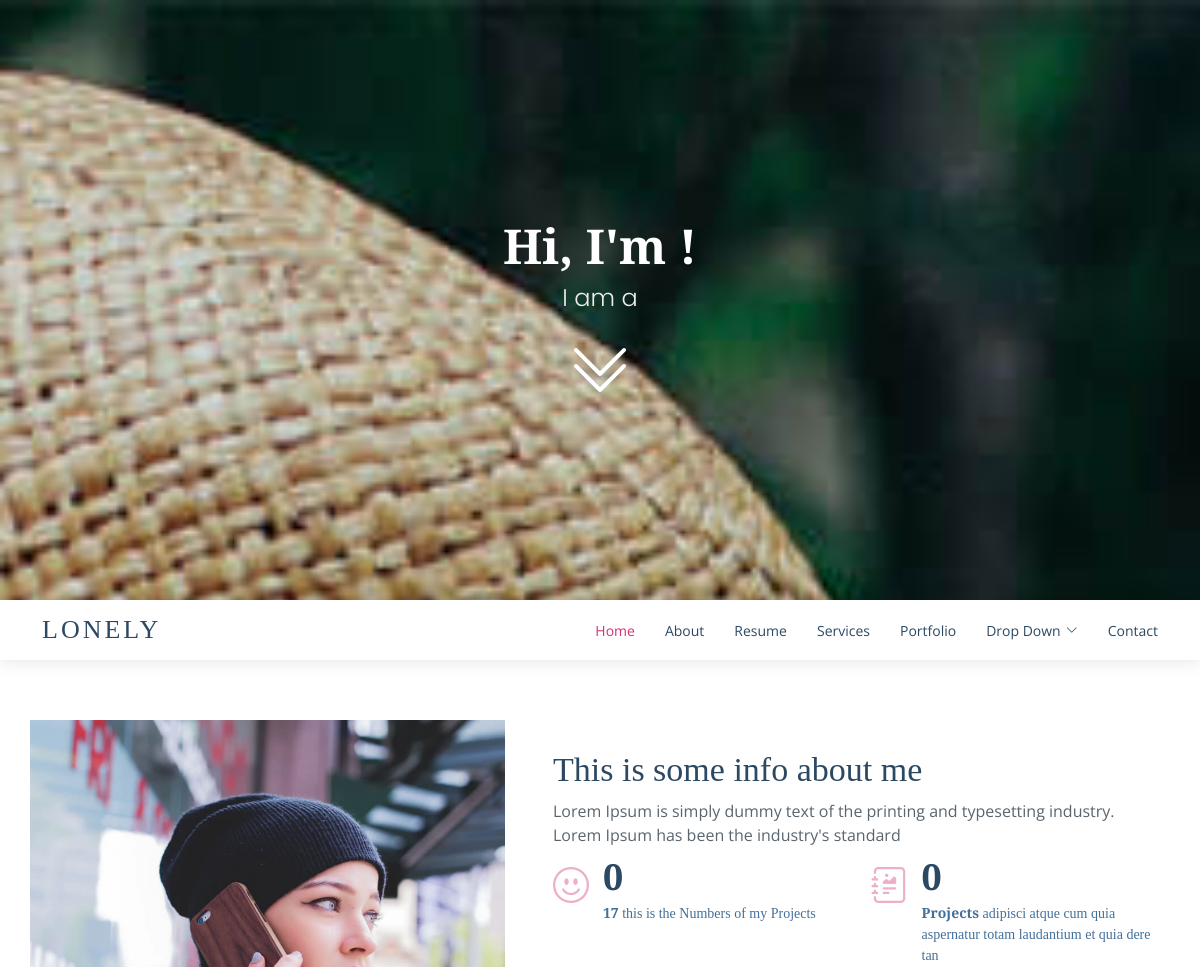
/ (upper part), run on an earlier commit of the app's database.
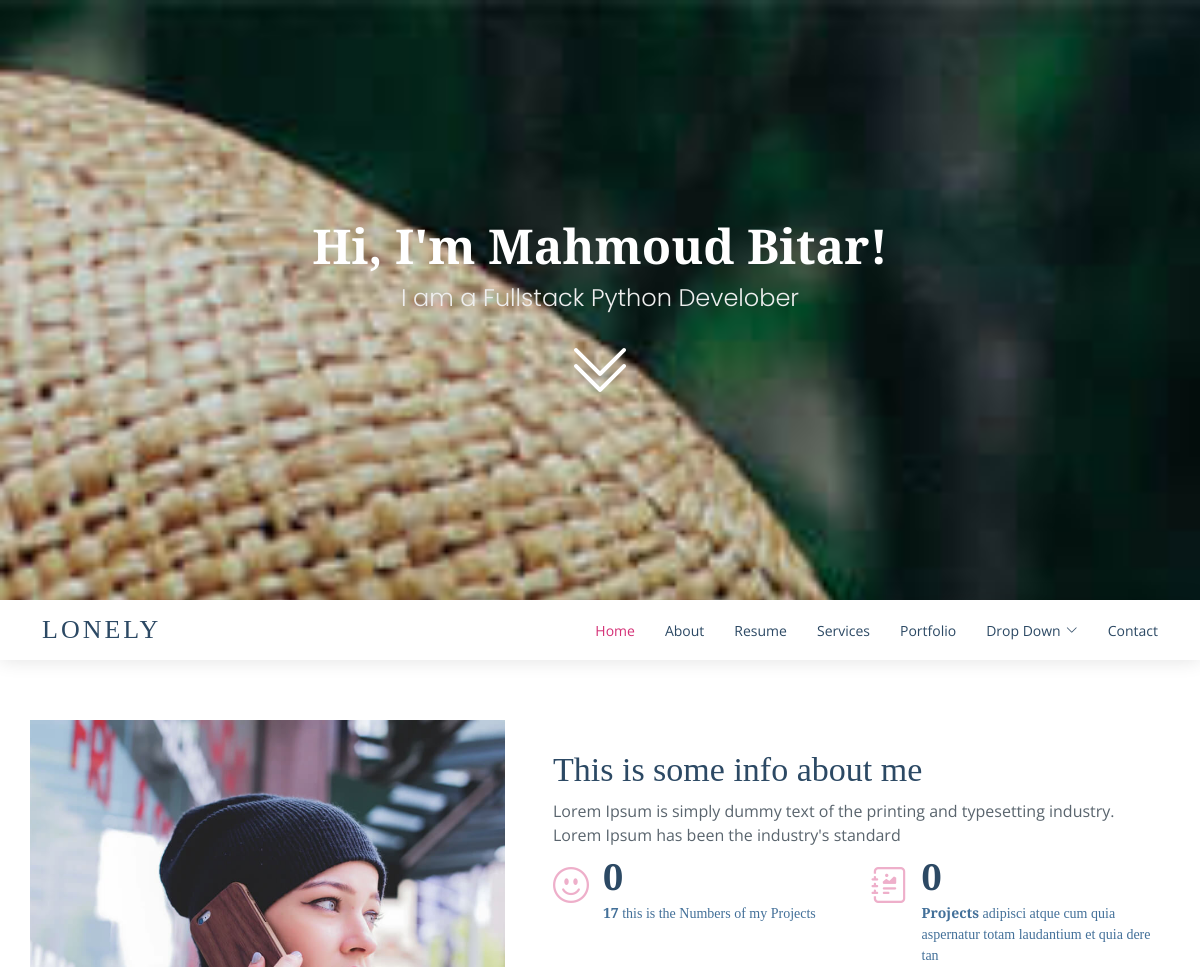
And on a later commit of the database.
### mbsite/models.py (models this page shows, shortened)
class About(models.Model):
    image=models.ImageField(upload_to='mbsite/')
    headding=models.CharField(max_length=300)
    description=models.CharField(max_length=300)
    icon=models.CharField(max_length=20)
    number=models.IntegerField()
    description_icon=models.CharField(max_length=400)

class Mysilf(models.Model):
    name = models.CharField(max_length=25)
    job = models.CharField(max_length=50)

### mbsite/views.py (the view)
# urls.py: 2. Add a URL to urlpatterns:  path('', views.home, name='home')
def home(request):
    mysilf=Mysilf.objects.last()
    about=About.objects.last()
    html=Skills.objects.filter(typ = 'HTML')
    css=Skills.objects.filter(typ ='CSS')
    java=Skills.objects.filter(typ='JAVASCRIPT')
    python=Skills.objects.filter(typ='PYTHON')
    django=Skills.objects.filter(typ='DJANGO')
    return render(request, 'index.html',{
    'mysilf':mysilf,
    'about':about,
    'html':html,
    'css':css,
    'java':java,
    'python':python,
    'django':django,
    })

### mbsite/models.py (called while the page is built)
    def __str__(self):
        return self.skill_description

### mbsite/templates/index.html (shortened to what this page needs)
{% load static %}
<!DOCTYPE html>
<html lang="en">
<head>
  <link href="{% static 'assets/vendor/bootstrap/css/bootstrap.min.css' %}" rel="stylesheet">
  <link href="{% static 'assets/vendor/bootstrap-icons/bootstrap-icons.css' %}" rel="stylesheet">
  <link href="{% static 'assets/vendor/boxicons/css/boxicons.min.css' %}" rel="stylesheet">
  <link href="{% static 'assets/vendor/glightbox/css/glightbox.min.css' %}" rel="stylesheet">
  <link href="{% static 'assets/vendor/swiper/swiper-bundle.min.css' %}" rel="stylesheet">
  <link href="{% static 'assets/css/style.css' %}" rel="stylesheet">
</head>
<body>
  <section id="hero" class="d-flex flex-column align-items-center justify-content-center">
    <h1>Hi, I'm {{mysilf.name|title}}!</h1>
    <h2>I am a {{mysilf.job|title}}</h2>
    <a href="#about" class="btn-get-started scrollto"><i class="bi bi-chevron-double-down"></i></a>
  </section>
  <header id="header" class="d-flex align-items-center">
    <div class="container d-flex align-items-center justify-content-between">
      <div class="logo">
        <h1><a href="index.html">Lonely</a></h1>
      </div>
      <nav id="navbar" class="navbar">
        <ul>
          <li><a class="nav-link scrollto active" href="#hero">Home</a></li>
          <li><a class="nav-link scrollto" href="#about">About</a></li>
          <li><a class="nav-link scrollto" href="#resume">Resume</a></li>
          <li><a class="nav-link scrollto" href="#services">Services</a></li>
          <li><a class="nav-link scrollto" href="#portfolio">Portfolio</a></li>
          <li class="dropdown"><a href="#"><span>Drop Down</span> <i class="bi bi-chevron-down"></i></a>
          </li>
          <li><a class="nav-link scrollto" href="#contact">Contact</a></li>
        </ul>
      </nav>
    </div>
  </header>
  <main id="main">
    <section id="about" class="about">
      <div class="container">
        <div class="row no-gutters">
          <div class="image col-xl-5 d-flex align-items-stretch justify-content-center justify-content-lg-start"></div>
          <div class="col-xl-7 ps-0 ps-lg-5 pe-lg-1 d-flex align-items-stretch">
            <div class="content d-flex flex-column justify-content-center">
              <h3>{{about.headding}}</h3>
              <p>
                {{about.description}}
              </p>
              <div class="row">
                <div class="col-md-6 d-md-flex align-items-md-stretch">
                  <div class="count-box">
                    <i class="{{about.icon}}"></i>
                    <span data-purecounter-start="0" data-purecounter-end="65" data-purecounter-duration="1" class="purecounter"></span>
                    <p><strong>{{about.number}}</strong> {{about.description_icon}}</p>
                  </div>
                </div>
                <div class="col-md-6 d-md-flex align-items-md-stretch">
                  <div class="count-box">
                    <i class="bi bi-journal-richtext"></i>
                    <span data-purecounter-start="0" data-purecounter-end="85" data-purecounter-duration="1" class="purecounter"></span>
                    <p><strong>Projects</strong> adipisci atque cum quia aspernatur totam laudantium et quia dere tan</p>
                  </div>
                </div>
              </div>
            </div>
          </div>
        </div>
      </div>
    </section>
  </main>
</body>
</html>

### static/assets/css/style.css (style rules this page uses)
body { font-family: "Open Sans", sans-serif; color: #5a656e; }
a { color: #d43076; text-decoration: none; }
h1, h2, h3, h4, h5, h6 { font-family: "Playfair Display", serif; }
#header { transition: all 0.5s; z-index: 997; transition: all 0.5s; height: 60px; background: #fff; box-shadow: 0px 0px 20px 0px rgba(0, 0, 0, 0.12); }
#header .logo h1 { font-size: 26px; margin: 0; padding: 6px 0; line-height: 1; font-weight: 500; letter-spacing: 3px; text-transform: uppercase; }
#header .logo h1 a, #header .logo h1 a:hover { color: #2c4964; text-decoration: none; }
.navbar { padding: 0; }
.navbar ul { margin: 0; padding: 0; display: flex; list-style: none; align-items: center; }
.navbar li { position: relative; }
.navbar a, .navbar a:focus { display: flex; align-items: center; justify-content: space-between; padding: 10px 0 10px 30px; font-size: 14px; color: #2c4964; white-space: nowrap; transition: 0.3s; }
.navbar a i, .navbar a:focus i { font-size: 12px; line-height: 0; margin-left: 5px; }
.navbar a:hover, .navbar .active, .navbar .active:focus, .navbar li:hover>a { color: #d43076; }
#hero { width: 100%; height: 75vh; background: url("../img/hero-bg.jpg") top center; background-size: cover; padding: 0 15px; }
#hero h1 { margin: 0 0 10px 0; font-size: 48px; font-weight: 700; line-height: 56px; color: #fff; }
#hero h2 { color: #eee; margin-bottom: 10px; font-size: 24px; font-weight: 300; font-family: "Poppins", sans-serif; }
#hero .btn-get-started { font-size: 64px; transition: 0.5s; color: #fff; height: 60px; }
@media (min-width: 1024px) { #hero { background-attachment: fixed; } }
section { padding: 60px 0; }
.about .content { padding: 30px 0; }
.about .content h3 { font-weight: 500; font-size: 34px; color: #2c4964; }
.about .content p { margin-bottom: 0; }
.about .content .count-box { padding: 20px 0; width: 100%; }
.about .content .count-box i { display: block; font-size: 36px; color: #eeafca; float: left; line-height: 0; }
.about .content .count-box span { font-size: 36px; line-height: 20px; display: block; font-weight: 700; color: #2c4964; margin-left: 50px; font-family: "Playfair Display", serif; }
.about .content .count-box p { padding: 15px 0 0 0; margin: 0 0 0 50px; font-family: "Playfair Display", serif; font-size: 14px; color: #437099; }
.about .image { background: url("../img/me.jpg") center center no-repeat; background-size: cover; min-height: 400px; }

What changed in the data, as far as the page shows it:
added Mysilf: name "Mahmoud Bitar", job "Fullstack Python Develober"
